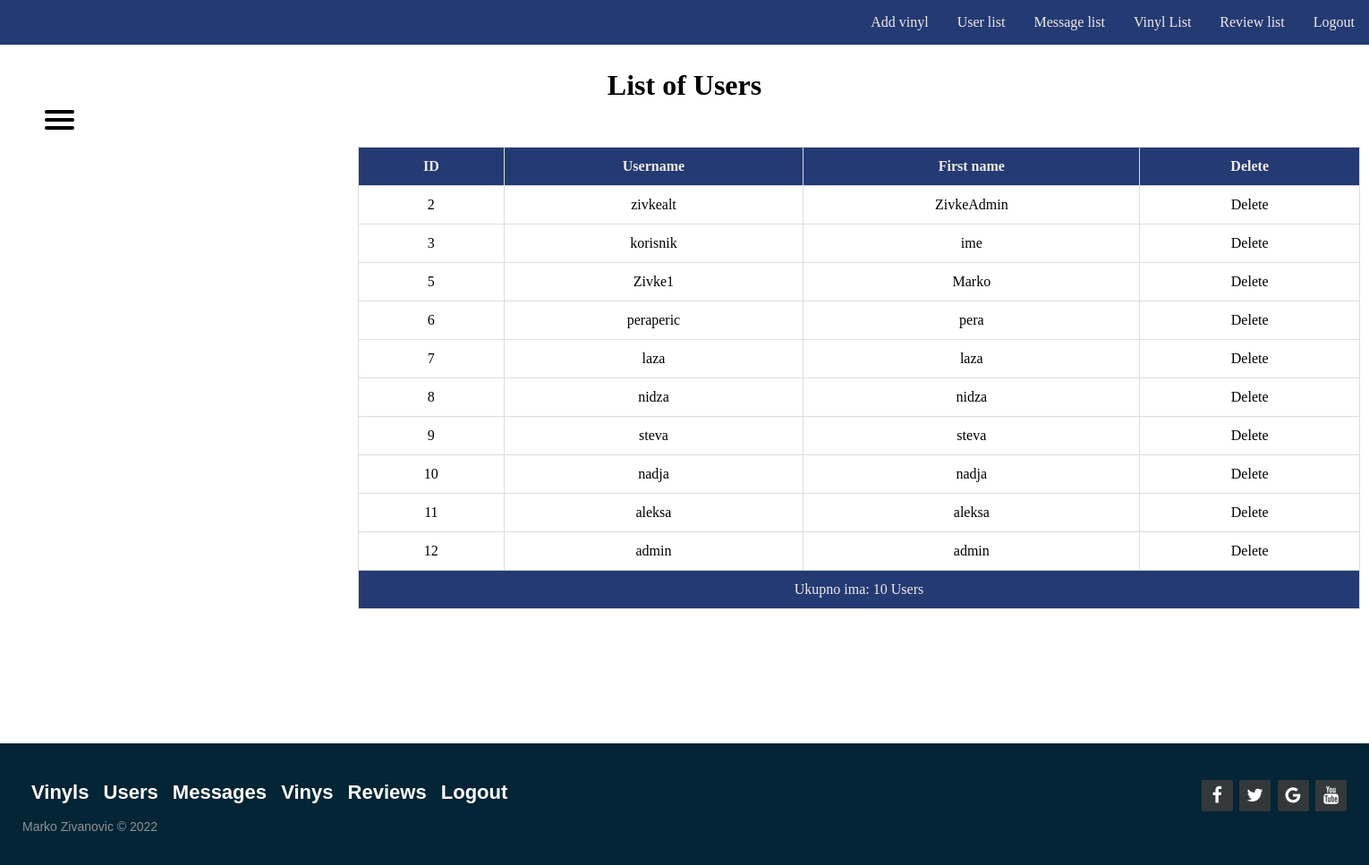
Screenshot of /admin/user_list.php with the database file from the repository.
### tables this page shows
CREATE TABLE `user` (
  `id` int(11) NOT NULL,
  `username` text NOT NULL,
  `password` text NOT NULL,
  `name` text NOT NULL,
  `mail` text NOT NULL,
  `admin` tinyint(4) NOT NULL
);

### admin/user_list.php (the view, shortened to what this page needs)
<!DOCTYPE html>
<html lang="en">
<head>
    <link rel="stylesheet" href="https://cdnjs.cloudflare.com/ajax/libs/font-awesome/4.7.0/css/font-awesome.min.css">
    <link rel="stylesheet" href="../css/mein.css" />
    <link rel="stylesheet" href="../css/card.css" />
    <link rel="stylesheet" href="../css/topmein.css">
    <link rel="stylesheet" href="../css/footer.css" />
    <link rel="stylesheet" href="../css/sidemeni.css" />
    <link rel="stylesheet" href="../css/table.css" />
</head>
<body>
<ul class="navigation">
        <li><a href="add_vinyl.php">Add vinyl</a></li>
        <li><a href="user_list.php">User list</a></li>
        <li><a href="message_list.php">Message list</a></li>
        <li><a href="vinyl_list.php">Vinyl List</a></li>
        <li><a href="review_list.php">Review list</a></li>
        <li><a href="logout_admin.php">Logout</a></li>
    </ul>
    <nav role="navigation">
        <div id="sidemeniToggle">
            <span></span>
            <span></span>
            <span></span>
        </div>
    </nav>
        <div class="container">
            <h1 align='center'>List of Users</h1>
            <div class="user_list_table">
                <?php
                require_once("../connect.php");
                $sql = "SELECT id, username, name FROM user";
                $exc = $con->query($sql);
                $nbrow = 0;
                echo "<table border=1 align='center' class='table'><thead class='.thead-dark'><th>ID</th><th>Username</th><th>First name</th><th>Delete</th></thead>";
                while ($row = $exc->fetch()) {
                    echo "<tbody><tr><td>" . $row["id"] . "</td><td>" . $row["username"] . "</td><td>" .  $row["name"] . "</td><td>" . "<a class='delite' href='delete_admin.php?id=" . $row["id"] . "'> Delete </a>" . "</td></tr>";
                    $nbrow++;
                }
                echo "<tr><td colspan=4>Ukupno ima: " . $nbrow . " Users </td></tr></tbody></table>";
                ?>
            </div>
        </div>
    <footer class="footer-distributed">
<div class="footer-right">
    <a href="#"><i class="fa fa-facebook"></i></a>
    <a href="#"><i class="fa fa-twitter"></i></a>
    <a href="#"><i class="fa fa-google"></i></a>
    <a href="#"><i class="fa fa-youtube"></i></a>
</div>
<div class="footer-left">
    <p class="footer-links">
        <a class="link-1" href="add_vinyl.php">Vinyls </a>
        <a class="link-1" href="user_list.php">Users </a>
        <a class="link-1" href="message_list.php">Messages </a>
        <a class="link-1" href="vinyl_list.php">Vinys </a>
        <a class="link-1" href="review_list.php">Reviews </a>
        <a class="link-1" href="logout_admin.php">Logout </a>
    </p>
    <p>Marko Zivanovic &copy; 2022</p>
</div>
</footer>
</body>
</html>

### CSS/mein.css (style rules this page uses)
* { margin: 0; padding: 0; box-sizing: border-box; }
body { width: 100%; height: 100%; margin: 0px; padding: 0px; overflow-x: hidden; }

### CSS/topmein.css (style rules this page uses)
.navigation { list-style: none; margin: 0; background: #243A73; display: -webkit-box; display: -moz-box; display: -ms-flexbox; display: -webkit-flex; display: flex; justify-content: flex-end; }
.navigation a { text-decoration: solid; display: block; padding: 1em; color: #F2EBE9; }

### CSS/footer.css (style rules this page uses)
.footer-distributed { background-color: #042536; box-shadow: 0 1px 1px 0 rgba(0, 0, 0, 0.12); text-align: left; width: 100%; font: normal 16px sans-serif; padding: 35px 25px; margin-top: 150px; bottom: 0px; }
.footer-distributed .footer-left p { color: #8f9296; font-size: 14px; margin: 0; }
.footer-distributed p.footer-links { font-size: 22px; font-weight: bold; color: #ffffff; margin: 0 0 10px; padding: 0; transition: ease .25s; }
.footer-distributed p.footer-links a { display: inline-block; line-height: 1.8; text-decoration: none; color: inherit; transition: ease .25s; padding-left: 10px; }
.footer-distributed .footer-links a:before { content: "·"; font-size: 20px; left: 0; color: #fff; display: inline-block; padding-right: 5px; }
.footer-distributed .footer-links .link-1:before { content: none; }
.footer-distributed .footer-right { float: right; margin-top: 6px; max-width: 180px; }
.footer-distributed .footer-right a { display: inline-block; width: 35px; height: 35px; background-color: #33383b; border-radius: 2px; font-size: 20px; color: #ffffff; text-align: center; line-height: 35px; margin-left: 3px; transition:all .25s; }

### CSS/sidemeni.css (style rules this page uses)
#sidemeniToggle { display: block; position: relative; top: 73px; left: 50px; z-index: 1; -webkit-user-select: none; user-select: none; }
#sidemeniToggle span { display: block; width: 33px; height: 4px; margin-bottom: 5px; position: relative; background: black; border-radius: 3px; z-index: 1; transform-origin: 4px 0px; transition: transform 0.5s cubic-bezier(0.77, 0.2, 0.05, 1.0), background 0.5s cubic-bezier(0.77, 0.2, 0.05, 1.0), opacity 0.55s ease; }
#sidemeniToggle span:nth-last-child(2) { transform-origin: 0% 100%; }

### CSS/table.css (style rules this page uses)
.delite { color: black; text-decoration: solid; }
.table { margin-top: 50px; margin-bottom: 50px; width: 100%; border-collapse: collapse; border-style: none; text-align: center; width: 70rem; margin-left: 25em; position: relative; }
.table td, .table th { padding: 12px 15px; border: 1px solid #ddd; text-align: center; font-size: 16px; }
.table th { background-color: #243A73; color: #F2EBE9; }
.table tbody tr:nth-child(even) { background-color: #243A73; color: #F2EBE9; }

### rows the page displays
user: id "2", username "zivkealt", name "ZivkeAdmin"
user: id "3", username "korisnik", name "ime"
user: id "5", username "Zivke1", name "Marko"
user: id "6", username "peraperic", name "pera"
user: id "7", username "laza", name "laza"
user: id "8", username "nidza", name "nidza"
user: id "9", username "steva", name "steva"
user: id "10", username "nadja", name "nadja"
user: id "11", username "aleksa", name "aleksa"
user: id "12", username "admin", name "admin"

### other values shown
$nbrow "10"
